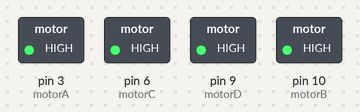
Recording of a sketch running on a simulated Arduino Uno, built with avr-gcc and run on an emulated ATmega328P. On the bench: switched loads named in the sketch (green lamp = pin HIGH).

Above: at 0.1 s.
Timing chart, 0 to 1.6 s (numbered marks = the images above):
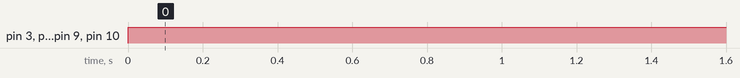

Measured:
- by itself, pin 3 (motorA), pin 6 (motorC), pin 9 (motorD), pin 10 (motorB): LOW → HIGH at 0.00 s

The sketch:

drone_hover.ino
```cpp
#define motorA 3  // PWM pin for Motor A
#define motorB 10  // PWM pin for Motor B
#define motorC 6  // PWM pin for Motor C
#define motorD 9  // PWM pin for Motor D

void setup() {
    pinMode(motorA, OUTPUT);
    pinMode(motorB, OUTPUT);
    pinMode(motorC, OUTPUT);
    pinMode(motorD, OUTPUT);
}

void loop() {
    int hoverSpeed = 255;  // Adjust PWM value for stable hover

    analogWrite(motorA, hoverSpeed);  // Motor A (CCW)
    analogWrite(motorB, hoverSpeed);  // Motor B (CCW)
    analogWrite(motorC, hoverSpeed);  // Motor C (CW)
    analogWrite(motorD, hoverSpeed);  // Motor D (CW)
}
```
